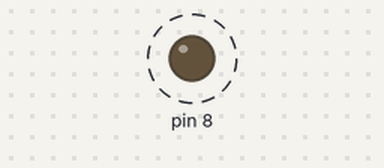
The sketch below on a simulated Arduino Uno, built with avr-gcc and run on an emulated ATmega328P. Parts: output pins drawn as LEDs (lit = HIGH). Dashed ring = blinking. What the sketch prints to the serial monitor is not drawn.

Above: at 1.5 s.
Timing chart, 0 to 5.6 s (numbered marks = the images above):
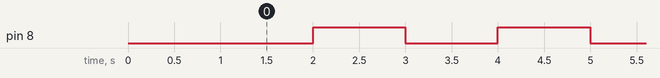

The sketch:

lab6_ex2_delay.ino
```cpp
void setup() {
  // put your setup code here, to run once:
  pinMode(8,OUTPUT);
  Serial.begin(9600);
  Serial.print("Ready...");
  delay(1000);
  Serial.print("Start\n");
}

void loop() {
  // put your main code here, to run repeatedly:
 for(int i = 0; i < 120;i++){
 digitalWrite(8,i%2);
 Serial.print(i);
 Serial.print("Seconds");
 Serial.println();
 delay(1000);
 }
 Serial.print("\n Stop");

}
```

Measured:
- by itself, pin 8: alternates HIGH for 1.0 s and LOW for 1.0 s
